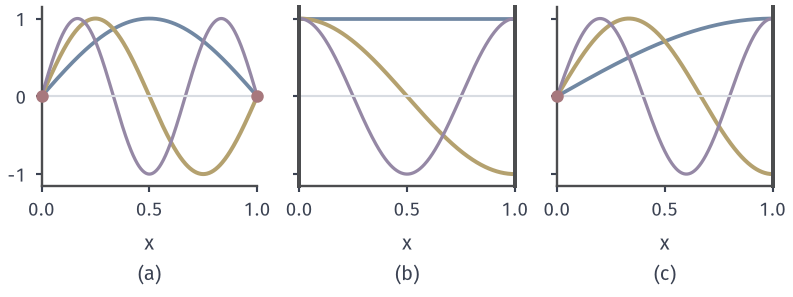

The script that drew this image:
from pathlib import Path
import sys
ROOT = next(p for p in Path(__file__).resolve().parents if (p/"build.sh").is_file() and (p/"tex/book.tex").is_file())
sys.path.insert(0, str(ROOT/"figures/06-differential-equations/02-partial-differential-equations/matplotlib/wave-common"))
from wave_common import *
# Target: the first three spatial modes for three boundary combinations on (0,1).
fig, axs = figure(width_mm=112, height_mm=42, ncols=3, sharey=True)
x = np.linspace(0, 1, 401)
modes = [[lambda z: np.sin((n)*np.pi*z) for n in (1, 2, 3)],
         [lambda z: np.ones_like(z), lambda z: np.cos(np.pi*z), lambda z: np.cos(2*np.pi*z)],
         [lambda z: np.sin(.5*np.pi*z), lambda z: np.sin(1.5*np.pi*z), lambda z: np.sin(2.5*np.pi*z)]]
modes[0] = [(lambda n: (lambda z: np.sin(n*np.pi*z)))(n) for n in (1, 2, 3)]
kinds = [('D', 'D'), ('N', 'N'), ('D', 'N')]
for ax, ms, k, l in zip(axs, modes, kinds, 'abc'):
    style(ax)
    for m, col, lw in zip(ms, [BLUE, YELLOW, PURPLE], [1.5, 1.6, 1.3]):
        ax.plot(x, m(x), color=col, lw=lw)
    ax.axhline(0, color=GRID, lw=.85)
    for xe, kk in zip([0, 1], k):
        if kk == 'D':
            ax.plot([xe], [0], 'o', ms=4, color=RED, clip_on=False, zorder=5)
        else:
            ax.plot([xe, xe], [-1.15, 1.15], color=LINE, lw=1.6, clip_on=False)
    ax.set_xlim(0, 1); ax.set_ylim(-1.15, 1.15); ax.set_xticks([0, .5, 1]); sub(ax, l, '$x$')
save(fig, HERE(__file__), 'figure', {'formula': 'DD sin(n pi x); NN cos(n pi x), n=0,1,2; DN sin((n-1/2) pi x)'})
